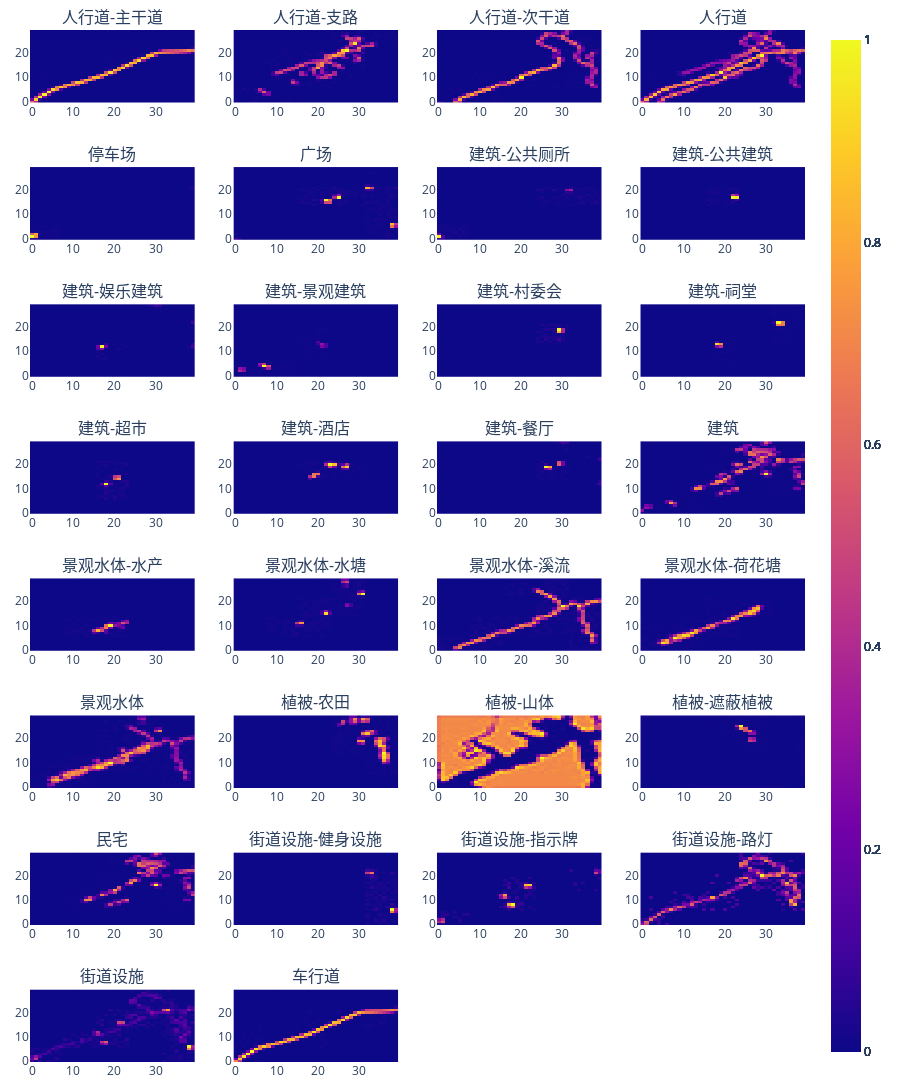

Notebook code cell kept with this figure:
### Markdown cell above
### Environments and Features

### Code cell
world.ShowEnvironments()

### Figure 1 — Plotly figure (JSON) as saved in the notebook; plotly's stock layout.template omitted (floating-point values rounded to 4 significant figures; data arrays with more than 128 entries replaced by an {"elided": "..."} marker saying what was removed)
{"data": [{"type": "heatmap", "xaxis": "x", "yaxis": "y", "z": {"elided": "30x40 float values"}}, {"type": "heatmap", "xaxis": "x2", "yaxis": "y2", "z": {"elided": "30x40 float values"}}, {"type": "heatmap", "xaxis": "x3", "yaxis": "y3", "z": {"elided": "30x40 float values"}}, {"type": "heatmap", "xaxis": "x4", "yaxis": "y4", "z": {"elided": "30x40 float values"}}, {"type": "heatmap", "xaxis": "x5", "yaxis": "y5", "z": {"elided": "30x40 float values"}}, {"type": "heatmap", "xaxis": "x6", "yaxis": "y6", "z": {"elided": "30x40 float values"}}, {"type": "heatmap", "xaxis": "x7", "yaxis": "y7", "z": {"elided": "30x40 float values"}}, {"type": "heatmap", "xaxis": "x8", "yaxis": "y8", "z": {"elided": "30x40 float values"}}, {"type": "heatmap", "xaxis": "x9", "yaxis": "y9", "z": {"elided": "30x40 float values"}}, {"type": "heatmap", "xaxis": "x10", "yaxis": "y10", "z": {"elided": "30x40 float values"}}, {"type": "heatmap", "xaxis": "x11", "yaxis": "y11", "z": {"elided": "30x40 float values"}}, {"type": "heatmap", "xaxis": "x12", "yaxis": "y12", "z": {"elided": "30x40 float values"}}, {"type": "heatmap", "xaxis": "x13", "yaxis": "y13", "z": {"elided": "30x40 float values"}}, {"type": "heatmap", "xaxis": "x14", "yaxis": "y14", "z": {"elided": "30x40 float values"}}, {"type": "heatmap", "xaxis": "x15", "yaxis": "y15", "z": {"elided": "30x40 float values"}}, {"type": "heatmap", "xaxis": "x16", "yaxis": "y16", "z": {"elided": "30x40 float values"}}, {"type": "heatmap", "xaxis": "x17", "yaxis": "y17", "z": {"elided": "30x40 float values"}}, {"type": "heatmap", "xaxis": "x18", "yaxis": "y18", "z": {"elided": "30x40 float values"}}, {"type": "heatmap", "xaxis": "x19", "yaxis": "y19", "z": {"elided": "30x40 float values"}}, {"type": "heatmap", "xaxis": "x20", "yaxis": "y20", "z": {"elided": "30x40 float values"}}, {"type": "heatmap", "xaxis": "x21", "yaxis": "y21", "z": {"elided": "30x40 float values"}}, {"type": "heatmap", "xaxis": "x22", "yaxis": "y22", "z": {"elided": "30x40 float values"}}, {"type": "heatmap", "xaxis": "x23", "yaxis": "y23", "z": {"elided": "30x40 float values"}}, {"type": "heatmap", "xaxis": "x24", "yaxis": "y24", "z": {"elided": "30x40 float values"}}, {"type": "heatmap", "xaxis": "x25", "yaxis": "y25", "z": {"elided": "30x40 float values"}}, {"type": "heatmap", "xaxis": "x26", "yaxis": "y26", "z": {"elided": "30x40 float values"}}, {"type": "heatmap", "xaxis": "x27", "yaxis": "y27", "z": {"elided": "30x40 float values"}}, {"type": "heatmap", "xaxis": "x28", "yaxis": "y28", "z": {"elided": "30x40 float values"}}, {"type": "heatmap", "xaxis": "x29", "yaxis": "y29", "z": {"elided": "30x40 float values"}}, {"type": "heatmap", "xaxis": "x30", "yaxis": "y30", "z": {"elided": "30x40 float values"}}], "layout": {"annotations": [{"font": {"size": 16}, "showarrow": false, "text": "人行道-主干道", "x": 0.1062, "xanchor": "center", "xref": "paper", "y": 1, "yanchor": "bottom", "yref": "paper"}, {"font": {"size": 16}, "showarrow": false, "text": "人行道-支路", "x": 0.3688, "xanchor": "center", "xref": "paper", "y": 1, "yanchor": "bottom", "yref": "paper"}, {"font": {"size": 16}, "showarrow": false, "text": "人行道-次干道", "x": 0.6313, "xanchor": "center", "xref": "paper", "y": 1, "yanchor": "bottom", "yref": "paper"}, {"font": {"size": 16}, "showarrow": false, "text": "人行道", "x": 0.8938, "xanchor": "center", "xref": "paper", "y": 1, "yanchor": "bottom", "yref": "paper"}, {"font": {"size": 16}, "showarrow": false, "text": "停车场", "x": 0.1062, "xanchor": "center", "xref": "paper", "y": 0.8672, "yanchor": "bottom", "yref": "paper"}, {"font": {"size": 16}, "showarrow": false, "text": "广场", "x": 0.3688, "xanchor": "center", "xref": "paper", "y": 0.8672, "yanchor": "bottom", "yref": "paper"}, {"font": {"size": 16}, "showarrow": false, "text": "建筑-公共厕所", "x": 0.6313, "xanchor": "center", "xref": "paper", "y": 0.8672, "yanchor": "bottom", "yref": "paper"}, {"font": {"size": 16}, "showarrow": false, "text": "建筑-公共建筑", "x": 0.8938, "xanchor": "center", "xref": "paper", "y": 0.8672, "yanchor": "bottom", "yref": "paper"}, {"font": {"size": 16}, "showarrow": false, "text": "建筑-娱乐建筑", "x": 0.1062, "xanchor": "center", "xref": "paper", "y": 0.7344, "yanchor": "bottom", "yref": "paper"}, {"font": {"size": 16}, "showarrow": false, "text": "建筑-景观建筑", "x": 0.3688, "xanchor": "center", "xref": "paper", "y": 0.7344, "yanchor": "bottom", "yref": "paper"}, {"font": {"size": 16}, "showarrow": false, "text": "建筑-村委会", "x": 0.6313, "xanchor": "center", "xref": "paper", "y": 0.7344, "yanchor": "bottom", "yref": "paper"}, {"font": {"size": 16}, "showarrow": false, "text": "建筑-祠堂", "x": 0.8938, "xanchor": "center", "xref": "paper", "y": 0.7344, "yanchor": "bottom", "yref": "paper"}, {"font": {"size": 16}, "showarrow": false, "text": "建筑-超市", "x": 0.1062, "xanchor": "center", "xref": "paper", "y": 0.6016, "yanchor": "bottom", "yref": "paper"}, {"font": {"size": 16}, "showarrow": false, "text": "建筑-酒店", "x": 0.3688, "xanchor": "center", "xref": "paper", "y": 0.6016, "yanchor": "bottom", "yref": "paper"}, {"font": {"size": 16}, "showarrow": false, "text": "建筑-餐厅", "x": 0.6313, "xanchor": "center", "xref": "paper", "y": 0.6016, "yanchor": "bottom", "yref": "paper"}, {"font": {"size": 16}, "showarrow": false, "text": "建筑", "x": 0.8938, "xanchor": "center", "xref": "paper", "y": 0.6016, "yanchor": "bottom", "yref": "paper"}, {"font": {"size": 16}, "showarrow": false, "text": "景观水体-水产", "x": 0.1062, "xanchor": "center", "xref": "paper", "y": 0.4688, "yanchor": "bottom", "yref": "paper"}, {"font": {"size": 16}, "showarrow": false, "text": "景观水体-水塘", "x": 0.3688, "xanchor": "center", "xref": "paper", "y": 0.4688, "yanchor": "bottom", "yref": "paper"}, {"font": {"size": 16}, "showarrow": false, "text": "景观水体-溪流", "x": 0.6313, "xanchor": "center", "xref": "paper", "y": 0.4688, "yanchor": "bottom", "yref": "paper"}, {"font": {"size": 16}, "showarrow": false, "text": "景观水体-荷花塘", "x": 0.8938, "xanchor": "center", "xref": "paper", "y": 0.4688, "yanchor": "bottom", "yref": "paper"}, {"font": {"size": 16}, "showarrow": false, "text": "景观水体", "x": 0.1062, "xanchor": "center", "xref": "paper", "y": 0.3359, "yanchor": "bottom", "yref": "paper"}, {"font": {"size": 16}, "showarrow": false, "text": "植被-农田", "x": 0.3688, "xanchor": "center", "xref": "paper", "y": 0.3359, "yanchor": "bottom", "yref": "paper"}, {"font": {"size": 16}, "showarrow": false, "text": "植被-山体", "x": 0.6313, "xanchor": "center", "xref": "paper", "y": 0.3359, "yanchor": "bottom", "yref": "paper"}, {"font": {"size": 16}, "showarrow": false, "text": "植被-遮蔽植被", "x": 0.8938, "xanchor": "center", "xref": "paper", "y": 0.3359, "yanchor": "bottom", "yref": "paper"}, {"font": {"size": 16}, "showarrow": false, "text": "民宅", "x": 0.1062, "xanchor": "center", "xref": "paper", "y": 0.2031, "yanchor": "bottom", "yref": "paper"}, {"font": {"size": 16}, "showarrow": false, "text": "街道设施-健身设施", "x": 0.3688, "xanchor": "center", "xref": "paper", "y": 0.2031, "yanchor": "bottom", "yref": "paper"}, {"font": {"size": 16}, "showarrow": false, "text": "街道设施-指示牌", "x": 0.6313, "xanchor": "center", "xref": "paper", "y": 0.2031, "yanchor": "bottom", "yref": "paper"}, {"font": {"size": 16}, "showarrow": false, "text": "街道设施-路灯", "x": 0.8938, "xanchor": "center", "xref": "paper", "y": 0.2031, "yanchor": "bottom", "yref": "paper"}, {"font": {"size": 16}, "showarrow": false, "text": "街道设施", "x": 0.1062, "xanchor": "center", "xref": "paper", "y": 0.07031, "yanchor": "bottom", "yref": "paper"}, {"font": {"size": 16}, "showarrow": false, "text": "车行道", "x": 0.3688, "xanchor": "center", "xref": "paper", "y": 0.07031, "yanchor": "bottom", "yref": "paper"}], "autosize": false, "height": 1600, "margin": {"b": 30, "l": 30, "r": 30, "t": 30}, "title": {"text": ""}, "width": 900, "xaxis": {"anchor": "y", "domain": [0, 0.2125]}, "xaxis10": {"anchor": "y10", "domain": [0.2625, 0.475]}, "xaxis11": {"anchor": "y11", "domain": [0.525, 0.7375]}, "xaxis12": {"anchor": "y12", "domain": [0.7875, 1]}, "xaxis13": {"anchor": "y13", "domain": [0, 0.2125]}, "xaxis14": {"anchor": "y14", "domain": [0.2625, 0.475]}, "xaxis15": {"anchor": "y15", "domain": [0.525, 0.7375]}, "xaxis16": {"anchor": "y16", "domain": [0.7875, 1]}, "xaxis17": {"anchor": "y17", "domain": [0, 0.2125]}, "xaxis18": {"anchor": "y18", "domain": [0.2625, 0.475]}, "xaxis19": {"anchor": "y19", "domain": [0.525, 0.7375]}, "xaxis2": {"anchor": "y2", "domain": [0.2625, 0.475]}, "xaxis20": {"anchor": "y20", "domain": [0.7875, 1]}, "xaxis21": {"anchor": "y21", "domain": [0, 0.2125]}, "xaxis22": {"anchor": "y22", "domain": [0.2625, 0.475]}, "xaxis23": {"anchor": "y23", "domain": [0.525, 0.7375]}, "xaxis24": {"anchor": "y24", "domain": [0.7875, 1]}, "xaxis25": {"anchor": "y25", "domain": [0, 0.2125]}, "xaxis26": {"anchor": "y26", "domain": [0.2625, 0.475]}, "xaxis27": {"anchor": "y27", "domain": [0.525, 0.7375]}, "xaxis28": {"anchor": "y28", "domain": [0.7875, 1]}, "xaxis29": {"anchor": "y29", "domain": [0, 0.2125]}, "xaxis3": {"anchor": "y3", "domain": [0.525, 0.7375]}, "xaxis30": {"anchor": "y30", "domain": [0.2625, 0.475]}, "xaxis31": {"anchor": "y31", "domain": [0.525, 0.7375]}, "xaxis32": {"anchor": "y32", "domain": [0.7875, 1]}, "xaxis4": {"anchor": "y4", "domain": [0.7875, 1]}, "xaxis5": {"anchor": "y5", "domain": [0, 0.2125]}, "xaxis6": {"anchor": "y6", "domain": [0.2625, 0.475]}, "xaxis7": {"anchor": "y7", "domain": [0.525, 0.7375]}, "xaxis8": {"anchor": "y8", "domain": [0.7875, 1]}, "xaxis9": {"anchor": "y9", "domain": [0, 0.2125]}, "yaxis": {"anchor": "x", "domain": [0.9297, 1]}, "yaxis10": {"anchor": "x10", "domain": [0.6641, 0.7344]}, "yaxis11": {"anchor": "x11", "domain": [0.6641, 0.7344]}, "yaxis12": {"anchor": "x12", "domain": [0.6641, 0.7344]}, "yaxis13": {"anchor": "x13", "domain": [0.5312, 0.6016]}, "yaxis14": {"anchor": "x14", "domain": [0.5312, 0.6016]}, "yaxis15": {"anchor": "x15", "domain": [0.5312, 0.6016]}, "yaxis16": {"anchor": "x16", "domain": [0.5312, 0.6016]}, "yaxis17": {"anchor": "x17", "domain": [0.3984, 0.4688]}, "yaxis18": {"anchor": "x18", "domain": [0.3984, 0.4688]}, "yaxis19": {"anchor": "x19", "domain": [0.3984, 0.4688]}, "yaxis2": {"anchor": "x2", "domain": [0.9297, 1]}, "yaxis20": {"anchor": "x20", "domain": [0.3984, 0.4688]}, "yaxis21": {"anchor": "x21", "domain": [0.2656, 0.3359]}, "yaxis22": {"anchor": "x22", "domain": [0.2656, 0.3359]}, "yaxis23": {"anchor": "x23", "domain": [0.2656, 0.3359]}, "yaxis24": {"anchor": "x24", "domain": [0.2656, 0.3359]}, "yaxis25": {"anchor": "x25", "domain": [0.1328, 0.2031]}, "yaxis26": {"anchor": "x26", "domain": [0.1328, 0.2031]}, "yaxis27": {"anchor": "x27", "domain": [0.1328, 0.2031]}, "yaxis28": {"anchor": "x28", "domain": [0.1328, 0.2031]}, "yaxis29": {"anchor": "x29", "domain": [0, 0.07031]}, "yaxis3": {"anchor": "x3", "domain": [0.9297, 1]}, "yaxis30": {"anchor": "x30", "domain": [0, 0.07031]}, "yaxis31": {"anchor": "x31", "domain": [0, 0.07031]}, "yaxis32": {"anchor": "x32", "domain": [0, 0.07031]}, "yaxis4": {"anchor": "x4", "domain": [0.9297, 1]}, "yaxis5": {"anchor": "x5", "domain": [0.7969, 0.8672]}, "yaxis6": {"anchor": "x6", "domain": [0.7969, 0.8672]}, "yaxis7": {"anchor": "x7", "domain": [0.7969, 0.8672]}, "yaxis8": {"anchor": "x8", "domain": [0.7969, 0.8672]}, "yaxis9": {"anchor": "x9", "domain": [0.6641, 0.7344]}}}
